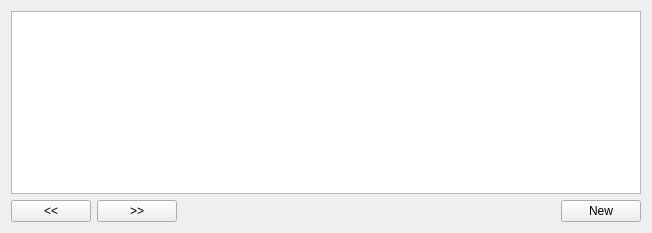
<?xml version="1.0" encoding="UTF-8"?>
<ui version="4.0">
 <class>ConditionList</class>
 <widget class="QWidget" name="ConditionList">
  <property name="geometry">
   <rect>
    <x>0</x>
    <y>0</y>
    <width>652</width>
    <height>233</height>
   </rect>
  </property>
  <property name="windowTitle">
   <string>Form</string>
  </property>
  <layout class="QGridLayout" name="gridLayout">
   <item row="0" column="0">
    <widget class="QTableView" name="list"/>
   </item>
   <item row="1" column="0">
    <layout class="QHBoxLayout" name="horizontalLayout">
     <item>
      <widget class="QPushButton" name="buttonMoveUp">
       <property name="text">
        <string>&lt;&lt;</string>
       </property>
      </widget>
     </item>
     <item>
      <widget class="QPushButton" name="buttonMoveDown">
       <property name="text">
        <string>&gt;&gt;</string>
       </property>
      </widget>
     </item>
     <item>
      <spacer name="horizontalSpacer">
       <property name="orientation">
        <enum>Qt::Horizontal</enum>
       </property>
       <property name="sizeHint" stdset="0">
        <size>
         <width>0</width>
         <height>0</height>
        </size>
       </property>
      </spacer>
     </item>
     <item>
      <widget class="QPushButton" name="buttonAdd">
       <property name="text">
        <string>New</string>
       </property>
      </widget>
     </item>
    </layout>
   </item>
  </layout>
 </widget>
 <resources/>
 <connections/>
</ui>
